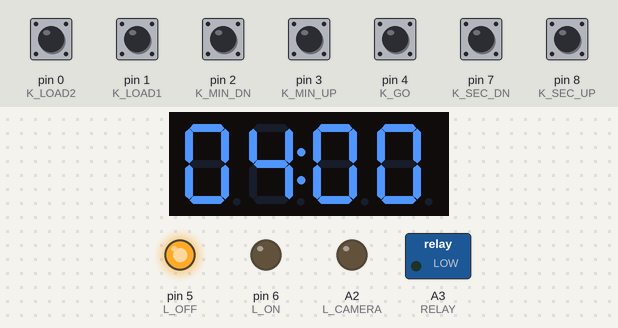
The sketch below on a simulated Arduino Uno, built with avr-gcc and run on an emulated ATmega328P. On the bench: 4-digit seven-segment display, switched loads named in the sketch (green lamp = pin HIGH), output pins drawn as LEDs (lit = HIGH). The test bench sets the inputs (shaded band); at power-on: pin 0 (K_LOAD2), pin 1 (K_LOAD1), pin 2 (K_MIN_DN), pin 3 (K_MIN_UP), pin 4 (K_GO), pin 7 (K_SEC_DN), pin 8 (K_SEC_UP) HIGH.

Above: at 1.2 s.
1.3 s: pin 0 (K_LOAD2) pulled LOW for 0.15 s
At 2.5 s:
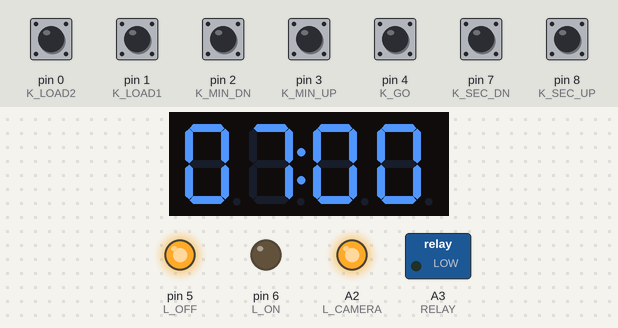
2.9 s: pin 4 (K_GO) pulled LOW for 1 s
At 4.2 s:
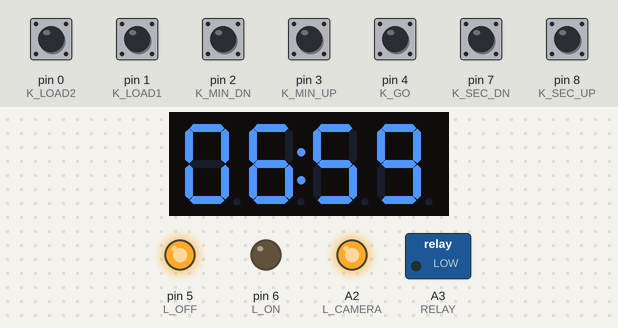
5.4 s: pin 2 (K_MIN_DN) pulled LOW for 1 s
At 6.9 s:
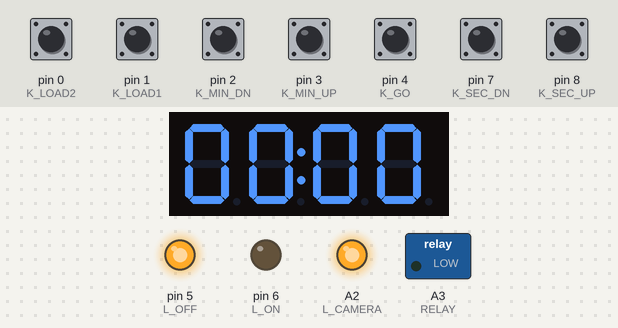
7.9 s: pin 3 (K_MIN_UP) pulled LOW for 0.15 s
At 9.0 s:
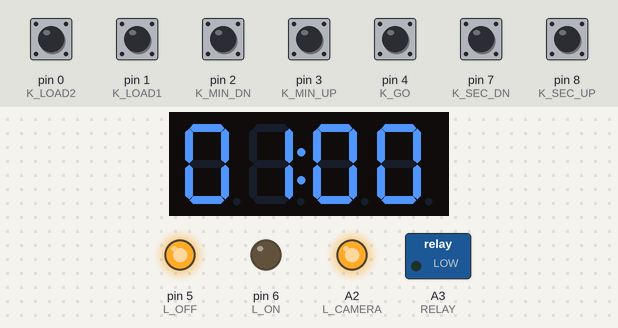
9.5 s: pin 7 (K_SEC_DN) pulled LOW for 1 s
At 11.5 s:
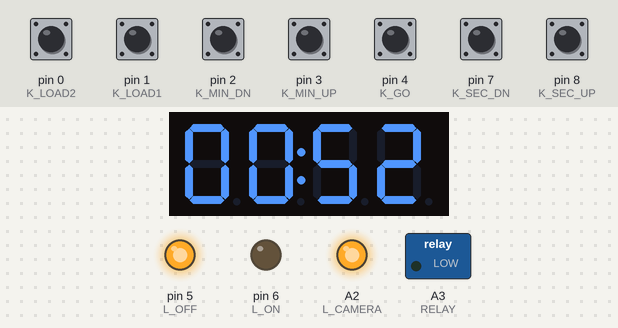
12.0 s: pin 3 (K_MIN_UP) pulled LOW for 1 s
At 22.4 s:
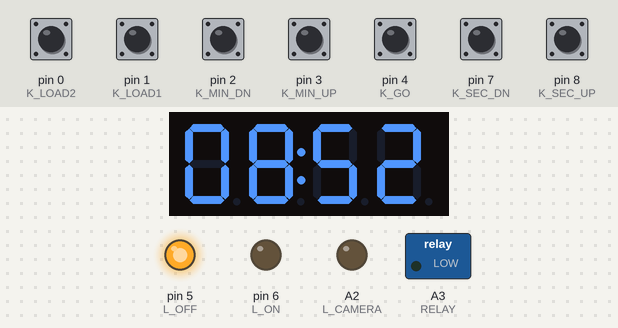
Timing chart, 0 to 22.9 s (numbered marks = the images above; inputs shaded):
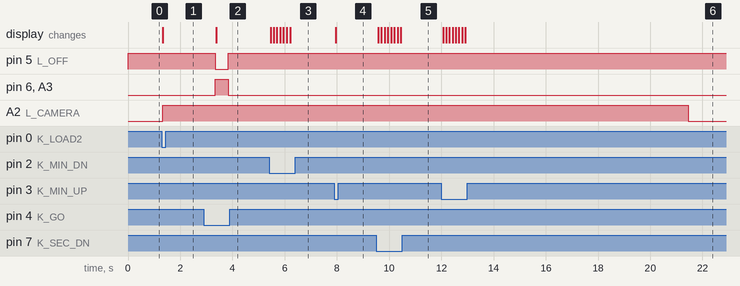

The sketch:

uvtimer.ino
```cpp
#include <TM1637.h>
//#include <EEPROM.h>

#define K_MIN_UP (3)
#define K_MIN_DN (2)
#define K_SEC_UP (8)
#define K_SEC_DN (7)
#define K_GO     (4)
#define K_LOAD1  (1)
#define K_LOAD2  (0)
#define K_SAVE1  (9)
#define K_SAVE2  (10)
#define L_CAMERA (A2)
#define L_ON     (6)
#define L_OFF    (5)
#define RELAY    (A3)

TM1637 tm1637(A4,A5);

unsigned long last_key=millis(),  // kbd timer
              last_sec=millis(),  // tick
              last_light=millis();
int           exptime=240;          // time, sec
bool          b_go=0;             // enable flag
byte          et_h= 0, et_l= 0,   // exptime high,low
              etn_h=0, etn_l=0;   // new h,l

void setup(){
  pinMode(K_MIN_UP,INPUT_PULLUP);
  pinMode(K_MIN_DN,INPUT_PULLUP);
  pinMode(K_SEC_UP,INPUT_PULLUP);
  pinMode(K_SEC_DN,INPUT_PULLUP);
  pinMode(K_GO    ,INPUT_PULLUP);
  pinMode(K_LOAD1 ,INPUT_PULLUP);
  pinMode(K_LOAD2 ,INPUT_PULLUP);
  pinMode(K_SAVE1 ,INPUT_PULLUP);
  pinMode(K_SAVE2 ,INPUT_PULLUP);
  pinMode(L_CAMERA,OUTPUT);
  digitalWrite(L_CAMERA,0);
  pinMode(L_ON,    OUTPUT);
  digitalWrite(L_ON,0);
  pinMode(L_OFF,   OUTPUT);
  digitalWrite(L_OFF,1);
  pinMode(RELAY,   OUTPUT);
  digitalWrite(RELAY,0);
  tm1637.init();
  tm1637.set(6);
  tm1637.point(1);
  timeshow();
}

void timeshow(){
  int tmp;
  byte tmin,tsec,digit[4];
  tmp=exptime;
  tmin=tmp/60;
  tsec=tmp%60;
  digit[0]=tmin/10;
  digit[1]=tmin%10;
  digit[2]=tsec/10;
  digit[3]=tsec%10;
  tm1637.display(0,digit[0]);
  tm1637.display(1,digit[1]);
  tm1637.display(2,digit[2]);
  tm1637.display(3,digit[3]);
}
/*
void timeload(byte n){
  switch(n){
    case 1:
      et_h=EEPROM.read(2);
      et_l=EEPROM.read(3);
    break;
    case 2:
      et_h=EEPROM.read(4);
      et_l=EEPROM.read(5);
    break;
  }
}

void timesave(byte n){
  timeload(n);
  switch(n){
    case 1:
      if(et_h!=etn_h) EEPROM.write(2,etn_h);
      if(et_l!=etn_l) EEPROM.write(3,etn_l);
    break;
    case 2:
      if(et_h!=etn_h) EEPROM.write(4,etn_h);
      if(et_l!=etn_l) EEPROM.write(5,etn_l);
    break;
  }
}

void timeconv(byte dir){
  switch(dir){               // 1=time->EEPROM (store), 2=EEPROM->time (recover)
    case 1: etn_h=exptime>>8; etn_l=exptime-etn_h; break;
    case 2: exptime=et_h<<8+et_l; break;
  }
}
*/
void uvstart(){
  b_go=1;
  digitalWrite(L_ON,1);
  digitalWrite(L_OFF,0);
  digitalWrite(RELAY,1);
}

void uvstop(){
  b_go=0;
  digitalWrite(L_ON,0);
  digitalWrite(L_OFF,1);
  digitalWrite(RELAY,0);
}

void cameralight(){
  digitalWrite(L_CAMERA,1);
  last_light=millis();
}

void loop(){

  if(millis()-last_key>=100){
    if(!b_go){
      if(!digitalRead(K_MIN_UP)){ if(exptime<=600) exptime+=60; else exptime=660; timeshow(); }   // modify time
      if(!digitalRead(K_MIN_DN)){ if(exptime>=60)  exptime-=60; else exptime=0;   timeshow(); }
      if(!digitalRead(K_SEC_UP) && (exptime<660)){ exptime++;  timeshow(); }
      if(!digitalRead(K_SEC_DN) && (exptime>0))  { exptime--;  timeshow(); }
      if(!digitalRead(K_LOAD1)){ exptime=240; timeshow(); cameralight(); }   // EEPROM
      if(!digitalRead(K_LOAD2)){ exptime=420; timeshow(); cameralight(); }
      //if(!digitalRead(K_SAVE1)){ timeconv(1); timesave(1); timeshow(); }
      //if(!digitalRead(K_SAVE2)){ timeconv(1); timesave(2); timeshow(); }
    }

    if(!digitalRead(K_GO)){                                       // start/stop
      if(millis()-last_key<500) return;
      if(!b_go){
        if(exptime>0) uvstart();
      }else{
        uvstop();
      }
    }

    last_key=millis();
  }

  if(millis()-last_sec>=1000){
    if(b_go){
      if(exptime>0){
        exptime--;
        timeshow();
      }else uvstop();
    }
    last_sec=millis();
  }

  if(millis()-last_light>=20000) digitalWrite(L_CAMERA,0);
}
```

Measured:
- after the input at 1.3 s, A2 (L_CAMERA): LOW → HIGH at once; the display: changes at once (image 1)
- after the input at 2.9 s, pin 5 (L_OFF): HIGH → LOW after 0.45 s, → HIGH 0.50 s later; pin 6 (L_ON), A3 (RELAY): LOW → HIGH after 0.45 s, → LOW 0.50 s later; the display: changes after 0.47 s (image 2)
- after the input at 5.4 s, the display: first changes after 0.07 s (image 3 shows a later state)
- after the input at 7.9 s, the display: changes after 0.06 s (image 4)
- after the input at 9.5 s, the display: first changes after 0.08 s (image 5 shows a later state)
- after the input at 12.0 s, the display: first changes after 0.08 s (image 6 shows a later state)
